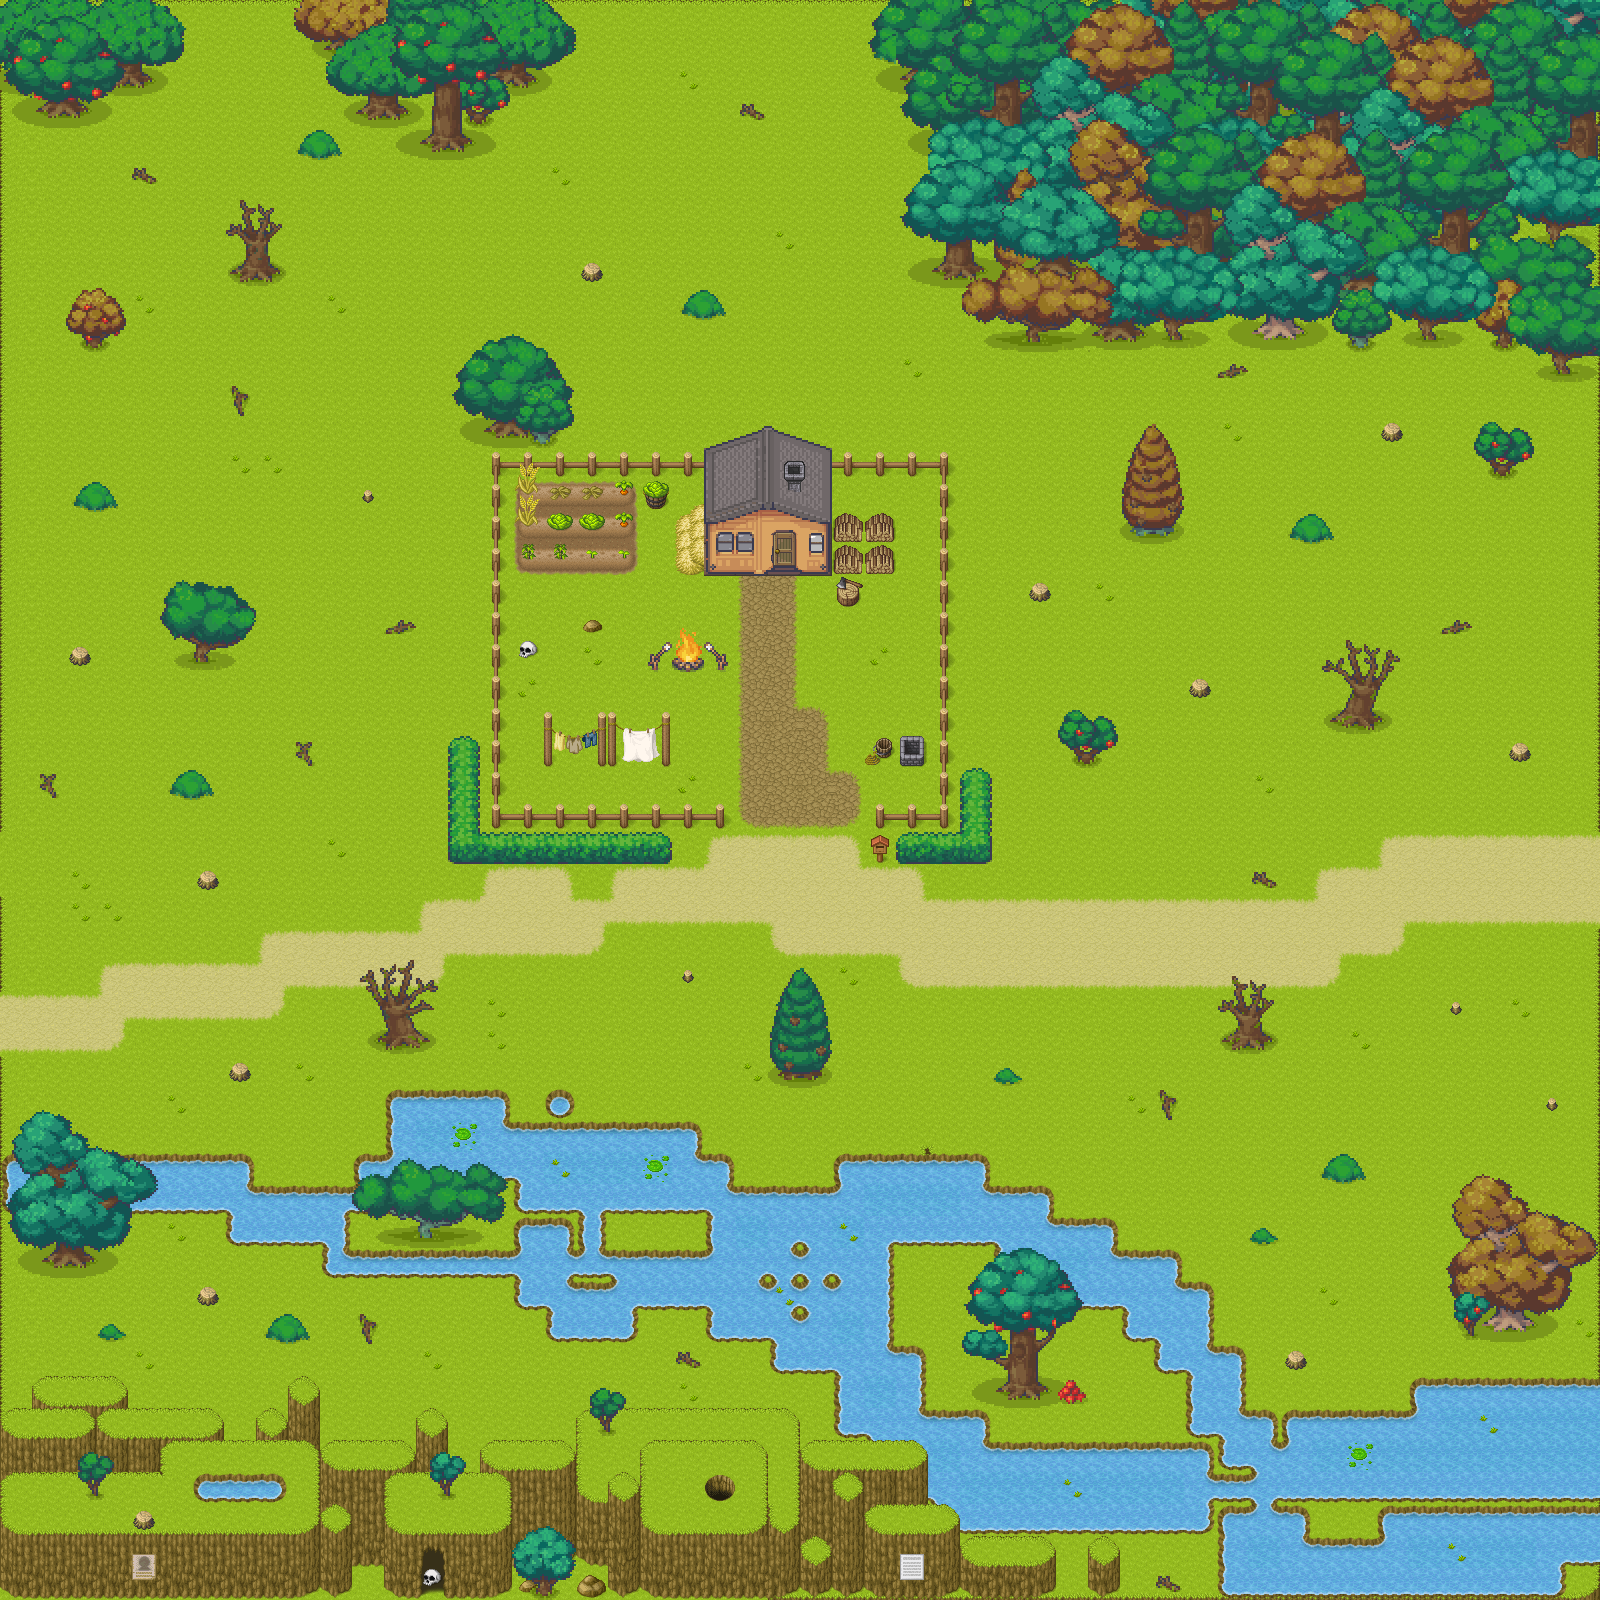

A level layout from a 2D game, rendered from its tile map. Below: a short description, then the map file with tile-grid data replaced by summaries:
An orthogonal 50x50 tile map with 32x32 px tiles, 1 tile layer (Capa de patrones 1) and 85 objects.

<map version="1.10" tiledversion="1.11.2" orientation="orthogonal" renderorder="right-down" width="50" height="50" tilewidth="32" tileheight="32" infinite="0" nextlayerid="3" nextobjectid="110">
 <editorsettings>
  <export target="mapa.csv" format="csv" />
 </editorsettings>
 <tileset firstgid="1" source="prueba_inicio_casa.tsx" />
 <layer id="1" name="Capa de patrones 1" width="50" height="50">
  <data>[2500 cells, 2500 non-empty, 2500 distinct tile ids]</data>
 </layer>
 <objectgroup id="2" name="Capa de Objetos 1">
  <object id="14" x="487.667" y="811.667" width="231.333" height="8">
   <properties>
    <property name="collision" value="true" />
   </properties>
  </object>
  <object id="15" x="879" y="813" width="68.9997" height="9.33337">
   <properties>
    <property name="collision" value="true" />
   </properties>
  </object>
  <object id="18" x="493.667" y="449.333" width="4.66633" height="352.667">
   <properties>
    <property name="collision" value="true" />
   </properties>
  </object>
  <object id="19" x="503" y="460.333" width="200.666" height="6.00033">
   <properties>
    <property name="collision" value="true" />
   </properties>
  </object>
  <object id="20" x="832.667" y="457" width="115.999" height="12.667">
   <properties>
    <property name="collision" value="true" />
   </properties>
  </object>
  <object id="21" x="942" y="461.666" width="3.333" height="341.334">
   <properties>
    <property name="collision" value="true" />
   </properties>
  </object>
  <object id="22" x="703.667" y="453.666" width="127.999" height="98.667">
   <properties>
    <property name="collision" value="true" />
   </properties>
  </object>
  <object id="23" x="850.182" y="524" width="35.1505" height="43.3337">
   <properties>
    <property name="collision" value="true" />
   </properties>
  </object>
  <object id="24" x="850.364" y="582.333" width="3.63536" height="9.3337">
   <properties>
    <property name="collision" value="true" />
   </properties>
  </object>
  <object id="25" x="662" y="640.333" width="58.3323" height="13.5003">
   <properties>
    <property name="collision" value="true" />
   </properties>
  </object>
  <object id="26" x="688.303" y="520.333" width="15.6959" height="32.0306">
   <properties>
    <property name="collision" value="true" />
   </properties>
  </object>
  <object id="27" x="656.667" y="485" width="5.999" height="17.3337">
   <properties>
    <property name="collision" value="true" />
   </properties>
  </object>
  <object id="28" x="552" y="721.666" width="109.999" height="24.0003">
   <properties>
    <property name="collision" value="true" />
   </properties>
  </object>
  <object id="29" x="880.667" y="745.182" width="36.6657" height="8.54575">
   <properties>
    <property name="collision" value="true" />
   </properties>
  </object>
  <object id="30" x="877.001" y="838.333" width="5.66567" height="12.0003">
   <properties>
    <property name="collision" value="true" />
   </properties>
  </object>
  <object id="31" x="898" y="835.666" width="89.3323" height="16.667">
   <properties>
    <property name="collision" value="true" />
   </properties>
  </object>
  <object id="32" x="962.667" y="771" width="23.3323" height="64.0003">
   <properties>
    <property name="collision" value="true" />
   </properties>
  </object>
  <object id="33" x="462" y="833.333" width="208.666" height="17.3337">
   <properties>
    <property name="collision" value="true" />
   </properties>
  </object>
  <object id="35" x="461.667" y="742.667" width="16.999" height="90.3337">
   <properties>
    <property name="collision" value="true" />
   </properties>
  </object>
  <object id="36" x="480" y="347.667" width="39.999" height="62.667">
   <properties>
    <property name="collision" value="true" />
   </properties>
  </object>
  <object id="37" x="188" y="583.667" width="35.999" height="58.667">
   <properties>
    <property name="collision" value="true" />
   </properties>
  </object>
  <object id="38" x="246" y="207.667" width="15.999" height="46.667">
   <properties>
    <property name="collision" value="true" />
   </properties>
  </object>
  <object id="39" x="310" y="1.6665" width="65.999" height="32.667">
   <properties>
    <property name="collision" value="true" />
   </properties>
  </object>
  <object id="40" x="340" y="37.6665" width="159.999" height="52.667">
   <properties>
    <property name="collision" value="true" />
   </properties>
  </object>
  <object id="41" x="430" y="91.6665" width="35.999" height="34.667">
   <properties>
    <property name="collision" value="true" />
   </properties>
  </object>
  <object id="43" x="506" y="1.6665" width="57.999" height="52.667">
   <properties>
    <property name="collision" value="true" />
   </properties>
  </object>
  <object id="45" x="4.0005" y="35.6665" width="107.999" height="52.667">
   <properties>
    <property name="collision" value="true" />
   </properties>
  </object>
  <object id="46" x="122" y="3.6665" width="53.999" height="52.667">
   <properties>
    <property name="collision" value="true" />
   </properties>
  </object>
  <object id="47" x="90.0005" y="295.667" width="15.999" height="30.667">
   <properties>
    <property name="collision" value="true" />
   </properties>
  </object>
  <object id="50" x="696" y="292.667" width="13.999" height="16.667">
   <properties>
    <property name="collision" value="true" />
   </properties>
  </object>
  <object id="53" x="587" y="264.666" width="7.499" height="9.667">
   <properties>
    <property name="collision" value="true" />
   </properties>
  </object>
  <object id="54" x="922" y="56.6665" width="39.999" height="66.667">
   <properties>
    <property name="collision" value="true" />
   </properties>
  </object>
  <object id="55" x="888" y="10.6665" width="45.999" height="42.667">
   <properties>
    <property name="collision" value="true" />
   </properties>
  </object>
  <object id="56" x="944" y="126.666" width="101.999" height="52.667">
   <properties>
    <property name="collision" value="true" />
   </properties>
  </object>
  <object id="57" x="990" y="242.666" width="499.999" height="76.667">
   <properties>
    <property name="collision" value="true" />
   </properties>
  </object>
  <object id="60" x="1495" y="244.666" width="101.999" height="94.667">
   <properties>
    <property name="collision" value="true" />
   </properties>
  </object>
  <object id="61" x="1139" y="434.666" width="23.999" height="75.667">
   <properties>
    <property name="collision" value="true" />
   </properties>
  </object>
  <object id="62" x="1348.67" y="642" width="23.999" height="64.0003">
   <properties>
    <property name="collision" value="true" />
   </properties>
  </object>
  <object id="63" x="1303" y="519.667" width="13.999" height="10.667">
   <properties>
    <property name="collision" value="true" />
   </properties>
  </object>
  <object id="64" x="1036.25" y="585.167" width="7.499" height="9.667">
   <properties>
    <property name="collision" value="true" />
   </properties>
  </object>
  <object id="65" x="1194.25" y="682.5" width="7.499" height="9.667">
   <properties>
    <property name="collision" value="true" />
   </properties>
  </object>
  <object id="66" x="1388.92" y="425.833" width="7.499" height="9.667">
   <properties>
    <property name="collision" value="true" />
   </properties>
  </object>
  <object id="67" x="1495.25" y="429.833" width="16.1657" height="28.0003">
   <properties>
    <property name="collision" value="true" />
   </properties>
  </object>
  <object id="68" x="1515.58" y="745.167" width="7.499" height="9.667">
   <properties>
    <property name="collision" value="true" />
   </properties>
  </object>
  <object id="69" x="1236.67" y="982" width="23.999" height="38.0003">
   <properties>
    <property name="collision" value="true" />
   </properties>
  </object>
  </objectgroup>
</map>
<!-- 40 of 85 objects omitted -->
